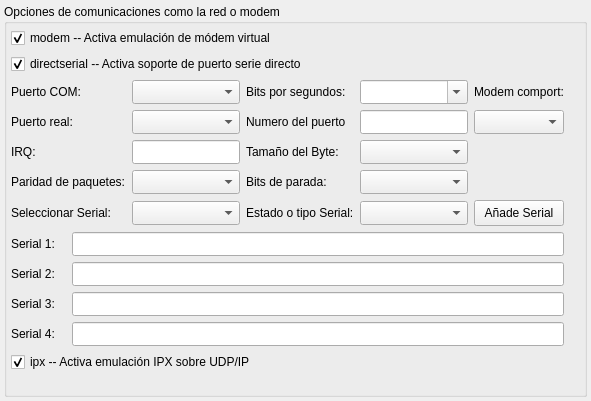
  <widget class="QWidget" name="tabDbx_6">
   <attribute name="title">
    <string>Comunicación</string>
   </attribute>
   <layout class="QVBoxLayout" name="verticalLayout_18">
    <property name="margin">
     <number>4</number>
    </property>
    <item>
     <widget class="QGroupBox" name="groupBox_9">
      <property name="title">
       <string>Opciones de comunicaciones como la red o modem</string>
      </property>
      <layout class="QVBoxLayout" name="verticalLayout_11">
       <property name="leftMargin">
        <number>4</number>
       </property>
       <property name="topMargin">
        <number>4</number>
       </property>
       <property name="rightMargin">
        <number>20</number>
       </property>
       <property name="bottomMargin">
        <number>4</number>
       </property>
       <item>
        <layout class="QGridLayout" name="gridLayout_9">
         <item row="0" column="0" colspan="6">
          <widget class="QCheckBox" name="chkDbx_modem_modem">
           <property name="text">
            <string>modem -- Activa emulación de módem virtual</string>
           </property>
           <property name="checked">
            <bool>true</bool>
           </property>
          </widget>
         </item>
         <item row="1" column="0" colspan="6">
          <widget class="QCheckBox" name="chkDbx_dserial_directserial">
           <property name="text">
            <string>directserial -- Activa soporte de puerto serie directo</string>
           </property>
           <property name="checked">
            <bool>true</bool>
           </property>
          </widget>
         </item>
         <item row="2" column="0" colspan="2">
          <widget class="QLabel" name="lb_Dbx_47">
           <property name="text">
            <string>Puerto COM:</string>
           </property>
          </widget>
         </item>
         <item row="2" column="2">
          <widget class="QComboBox" name="cbxDbx_dserial_comport">
           <property name="minimumSize">
            <size>
             <width>0</width>
             <height>24</height>
            </size>
           </property>
           <property name="currentIndex">
            <number>-1</number>
           </property>
          </widget>
         </item>
         <item row="2" column="3">
          <widget class="QLabel" name="lb_Dbx_52">
           <property name="text">
            <string>Bits por segundos:</string>
           </property>
          </widget>
         </item>
         <item row="2" column="4">
          <widget class="QComboBox" name="cbxDbx_dserial_defaultbps">
           <property name="minimumSize">
            <size>
             <width>0</width>
             <height>24</height>
            </size>
           </property>
           <property name="editable">
            <bool>true</bool>
           </property>
           <property name="currentIndex">
            <number>-1</number>
           </property>
          </widget>
         </item>
         <item row="2" column="5">
          <widget class="QLabel" name="lb_Dbx_65">
           <property name="text">
            <string>Modem comport:</string>
           </property>
          </widget>
         </item>
         <item row="3" column="0" colspan="2">
          <widget class="QLabel" name="lb_Dbx_48">
           <property name="text">
            <string>Puerto real:</string>
           </property>
          </widget>
         </item>
         <item row="3" column="2">
          <widget class="QComboBox" name="cbxDbx_dserial_realport">
           <property name="minimumSize">
            <size>
             <width>0</width>
             <height>24</height>
            </size>
           </property>
           <property name="currentIndex">
            <number>-1</number>
           </property>
          </widget>
         </item>
         <item row="3" column="3">
          <widget class="QLabel" name="lb_Dbx_53">
           <property name="text">
            <string>Numero del puerto</string>
           </property>
          </widget>
         </item>
         <item row="3" column="4">
          <widget class="QLineEdit" name="txtDbx_modem_listenport">
           <property name="minimumSize">
            <size>
             <width>0</width>
             <height>24</height>
            </size>
           </property>
          </widget>
         </item>
         <item row="3" column="5">
          <widget class="QComboBox" name="cbxDbx_modem_comport">
           <property name="minimumSize">
            <size>
             <width>0</width>
             <height>24</height>
            </size>
           </property>
           <property name="currentIndex">
            <number>-1</number>
           </property>
          </widget>
         </item>
         <item row="4" column="0" colspan="2">
          <widget class="QLabel" name="lb_Dbx_49">
           <property name="text">
            <string>IRQ:</string>
           </property>
          </widget>
         </item>
         <item row="4" column="2">
          <widget class="QLineEdit" name="txtDbx_modem_irq">
           <property name="minimumSize">
            <size>
             <width>0</width>
             <height>24</height>
            </size>
           </property>
          </widget>
         </item>
         <item row="4" column="3">
          <widget class="QLabel" name="lb_Dbx_54">
           <property name="text">
            <string>Tamaño del Byte:</string>
           </property>
          </widget>
         </item>
         <item row="4" column="4">
          <widget class="QComboBox" name="cbxDbx_dserial_bytesize">
           <property name="minimumSize">
            <size>
             <width>0</width>
             <height>24</height>
            </size>
           </property>
           <property name="currentIndex">
            <number>-1</number>
           </property>
          </widget>
         </item>
         <item row="5" column="0" colspan="2">
          <widget class="QLabel" name="lb_Dbx_50">
           <property name="text">
            <string>Paridad de paquetes:</string>
           </property>
          </widget>
         </item>
         <item row="5" column="2">
          <widget class="QComboBox" name="cbxDbx_dserial_parity">
           <property name="minimumSize">
            <size>
             <width>0</width>
             <height>24</height>
            </size>
           </property>
           <property name="currentIndex">
            <number>-1</number>
           </property>
          </widget>
         </item>
         <item row="5" column="3">
          <widget class="QLabel" name="lb_Dbx_55">
           <property name="text">
            <string>Bits de parada:</string>
           </property>
          </widget>
         </item>
         <item row="5" column="4">
          <widget class="QComboBox" name="cbxDbx_dserial_stopbit">
           <property name="minimumSize">
            <size>
             <width>0</width>
             <height>24</height>
            </size>
           </property>
           <property name="currentIndex">
            <number>-1</number>
           </property>
          </widget>
         </item>
         <item row="6" column="0" colspan="2">
          <widget class="QLabel" name="lb_Dbx_46">
           <property name="text">
            <string>Seleccionar Serial:</string>
           </property>
          </widget>
         </item>
         <item row="6" column="2">
          <widget class="QComboBox" name="cbxDbx_select_serial">
           <property name="minimumSize">
            <size>
             <width>0</width>
             <height>24</height>
            </size>
           </property>
           <property name="currentIndex">
            <number>-1</number>
           </property>
          </widget>
         </item>
         <item row="6" column="3">
          <widget class="QLabel" name="lb_Dbx_51">
           <property name="text">
            <string>Estado o tipo Serial:</string>
           </property>
          </widget>
         </item>
         <item row="6" column="4">
          <widget class="QComboBox" name="cbxDbx_type_serial">
           <property name="minimumSize">
            <size>
             <width>0</width>
             <height>24</height>
            </size>
           </property>
           <property name="currentIndex">
            <number>-1</number>
           </property>
          </widget>
         </item>
         <item row="6" column="5">
          <widget class="QPushButton" name="btnDbx_AddSerial">
           <property name="minimumSize">
            <size>
             <width>0</width>
             <height>26</height>
            </size>
           </property>
           <property name="text">
            <string>Añade Serial</string>
           </property>
           <property name="icon">
            <iconset resource="../res/grlida.qrc">
             <normaloff>:/img16/applications.png</normaloff>:/img16/applications.png</iconset>
           </property>
          </widget>
         </item>
         <item row="7" column="0">
          <widget class="QLabel" name="lb_Dbx_60">
           <property name="text">
            <string>Serial 1:</string>
           </property>
          </widget>
         </item>
         <item row="7" column="1" colspan="5">
          <widget class="QLineEdit" name="txtDbx_serial_1">
           <property name="minimumSize">
            <size>
             <width>0</width>
             <height>24</height>
            </size>
           </property>
          </widget>
         </item>
         <item row="8" column="0">
          <widget class="QLabel" name="lb_Dbx_61">
           <property name="text">
            <string>Serial 2:</string>
           </property>
          </widget>
         </item>
         <item row="8" column="1" colspan="5">
          <widget class="QLineEdit" name="txtDbx_serial_2">
           <property name="minimumSize">
            <size>
             <width>0</width>
             <height>24</height>
            </size>
           </property>
          </widget>
         </item>
         <item row="9" column="0">
          <widget class="QLabel" name="lb_Dbx_62">
           <property name="text">
            <string>Serial 3:</string>
           </property>
          </widget>
         </item>
         <item row="9" column="1" colspan="5">
          <widget class="QLineEdit" name="txtDbx_serial_3">
           <property name="minimumSize">
            <size>
             <width>0</width>
             <height>24</height>
            </size>
           </property>
          </widget>
         </item>
         <item row="10" column="0">
          <widget class="QLabel" name="lb_Dbx_63">
           <property name="text">
            <string>Serial 4:</string>
           </property>
          </widget>
         </item>
         <item row="10" column="1" colspan="5">
          <widget class="QLineEdit" name="txtDbx_serial_4">
           <property name="minimumSize">
            <size>
             <width>0</width>
             <height>24</height>
            </size>
           </property>
          </widget>
         </item>
         <item row="11" column="0" colspan="6">
          <widget class="QCheckBox" name="chkDbx_ipx_ipx">
           <property name="text">
            <string>ipx -- Activa emulación IPX sobre UDP/IP</string>
           </property>
           <property name="checked">
            <bool>true</bool>
           </property>
          </widget>
         </item>
        </layout>
       </item>
       <item>
        <spacer name="verticalSpacer_9">
         <property name="orientation">
          <enum>Qt::Vertical</enum>
         </property>
         <property name="sizeHint" stdset="0">
          <size>
           <width>20</width>
           <height>18</height>
          </size>
         </property>
        </spacer>
       </item>
      </layout>
     </widget>
    </item>
   </layout>
  </widget>
